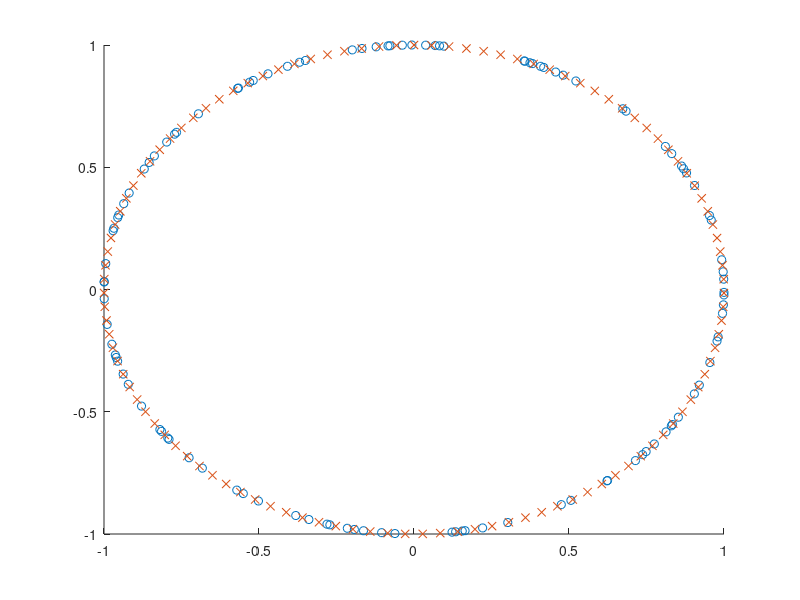
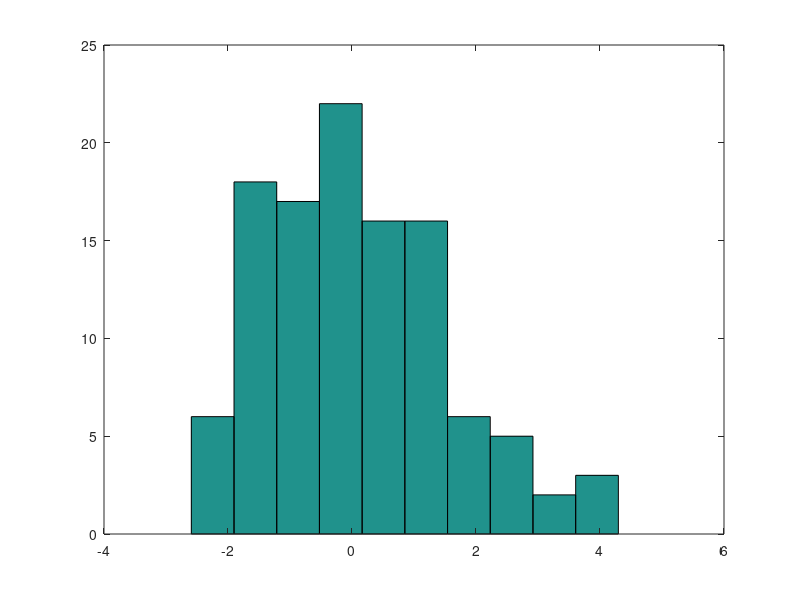

Here is the MATLAB script that generated these plots, in order:
% random_pattern.m
n = 111; %Number of randomly generated points 
theta = 2*pi*rand(n,1);
theta = sort(theta);

lambda = 2*pi/n;

theta2 = theta(1) + [0:n-1]'*lambda;
theta2= mod(theta2, 2*pi);




figure, scatter(cos(theta), sin(theta))
hold on
scatter(cos(theta2), sin(theta2),'x')
figure
hist((theta - theta2)/lambda)